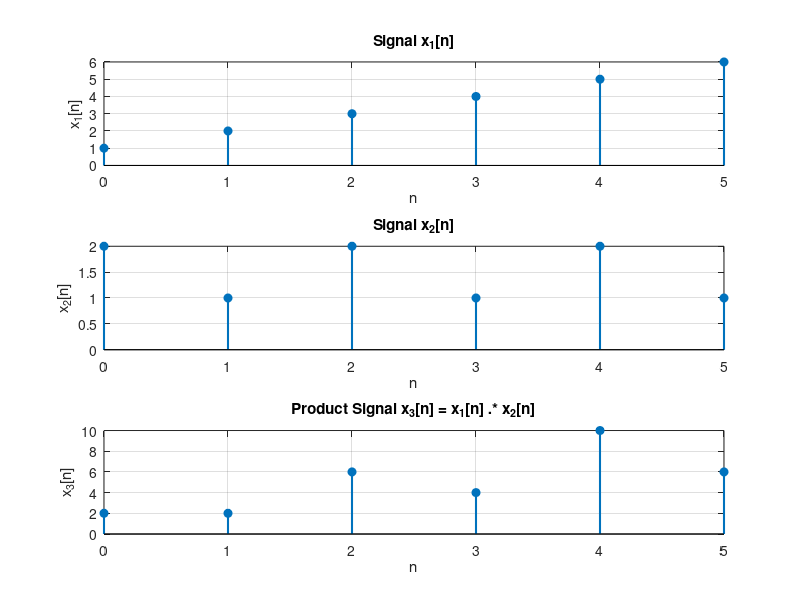

This figure's MATLAB source:
clc; clear; close all;

n = 0:5;
x1 = [1, 2, 3, 4, 5, 6];
x2 = [2, 1, 2, 1, 2, 1];
x3 = x1 .* x2;

figure;

subplot(3, 1, 1);
stem(n, x1, 'filled', 'LineWidth', 1.5);
title('Signal x_1[n]');
xlabel('n'); ylabel('x_1[n]');
grid on;

subplot(3, 1, 2);
stem(n, x2, 'filled', 'LineWidth', 1.5);
title('Signal x_2[n]');
xlabel('n'); ylabel('x_2[n]');
grid on;

subplot(3, 1, 3);
stem(n, x3, 'filled', 'LineWidth', 1.5);
title('Product Signal x_3[n] = x_1[n] .* x_2[n]');
xlabel('n'); ylabel('x_3[n]');
grid on;
